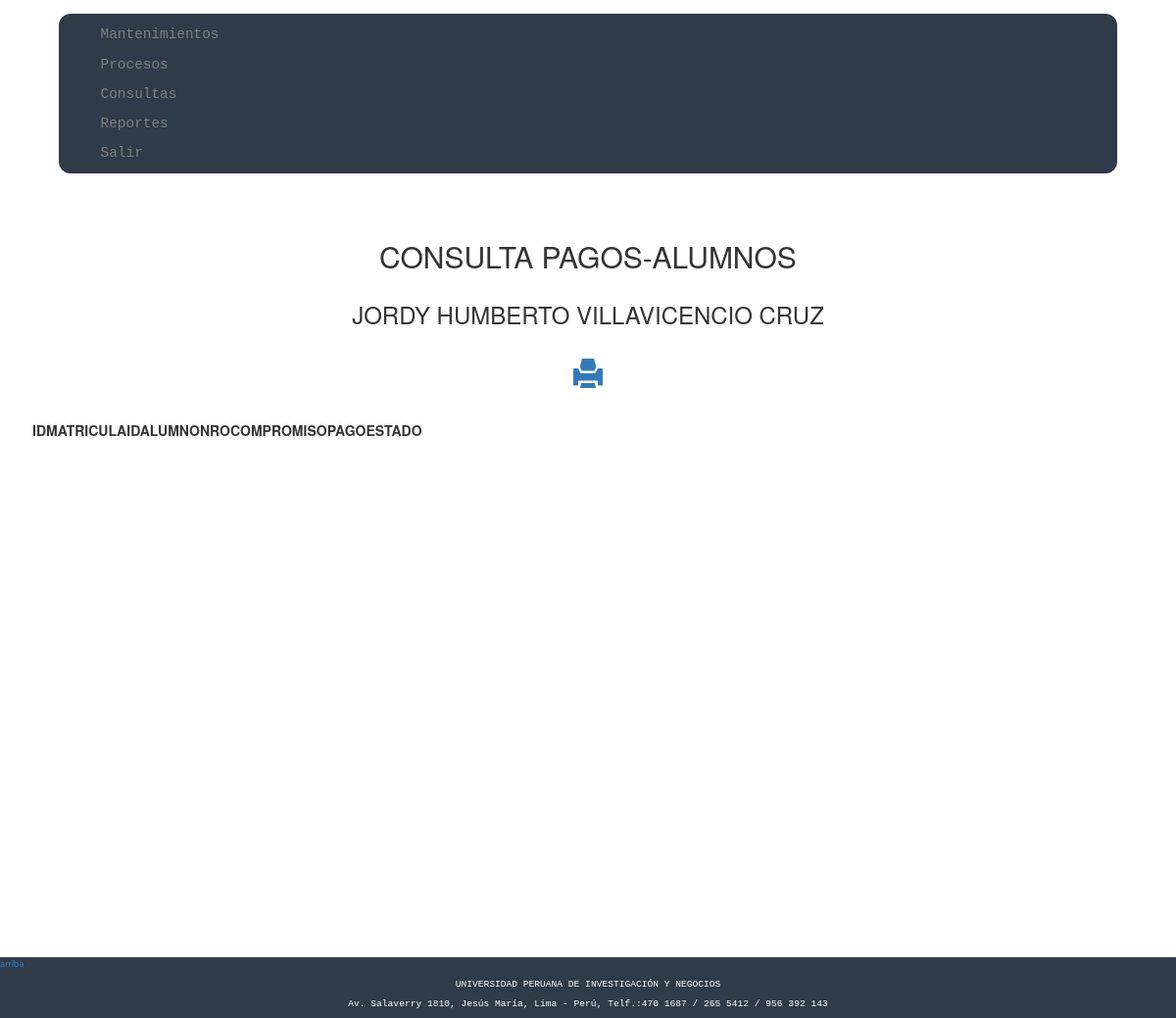
Before: /consultas/pagoalumnos/c_pgs_pagos.php?IDAlumno=2018010000 (signed in) with the older database file.
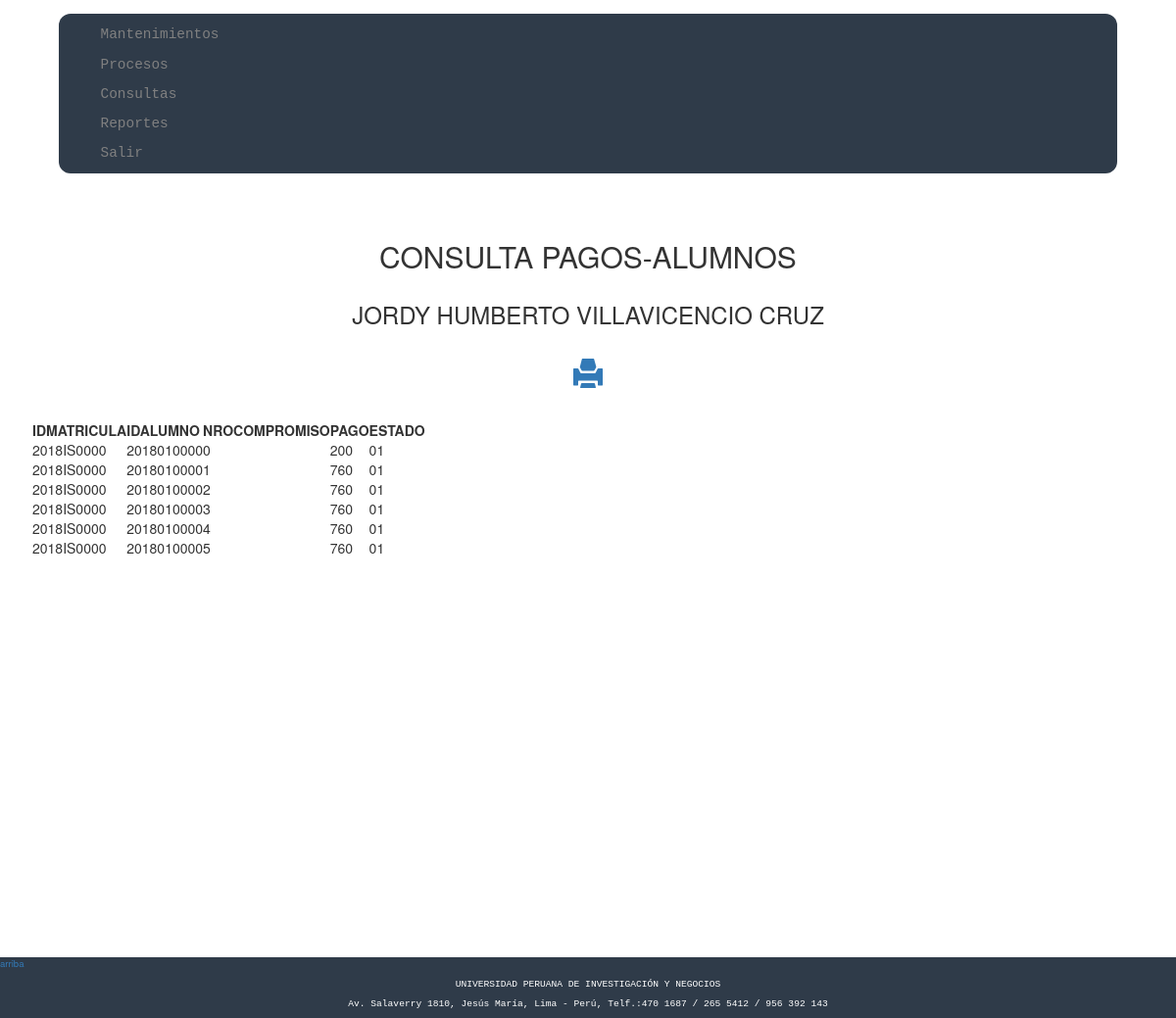
After: the same page with the newer database file.
### tables this page shows
CREATE TABLE `tbl_compromiso_pago` (
  `IDMatricula` varchar(10) DEFAULT NULL,
  `Nro_compromiso` int(11) DEFAULT NULL,
  `Pago_F` double DEFAULT NULL,
  `Descuento` double DEFAULT NULL,
  `Pago` double DEFAULT NULL,
  `Fecha` date DEFAULT NULL,
  `Estado` char(2) DEFAULT NULL
);

CREATE TABLE `tbl_matricula` (
  `IDMatricula` varchar(10) NOT NULL DEFAULT '',
  `IDSemestre` int(11) DEFAULT NULL,
  `IDAlumno` varchar(60) DEFAULT NULL,
  `Fecha_registro` datetime DEFAULT NULL,
  `Matricula` double NOT NULL,
  `Pension` double DEFAULT NULL,
  `Cant_creditos` int(5) DEFAULT NULL,
  `Estado` char(2) DEFAULT NULL
);

### consultas/pagoalumnos/c_pgs_pagos.php (the view, shortened to what this page needs)
<?php
require '../../conexion.php';
$id=$_GET['IDAlumno'];
$sql = "SELECT m.IDMatricula as matricula, m.IDAlumno as id, cp.Nro_compromiso as numero, cp.Pago as pago, cp.Estado as estado FROM tbl_compromiso_pago as cp INNER JOIN tbl_matricula as m ON cp.IDMatricula=m.IDMatricula WHERE m.IDAlumno='$id' ORDER BY m.IDAlumno";
$resultado=$mysqli->query($sql);
$sql1="SELECT * FROM tbl_alumno WHERE IDAlumno='$id'";
$resultado1=$mysqli->query($sql1);
$fila=$resultado1->fetch_array(MYSQLI_ASSOC);
$nombre=$fila['Nombres'].' '.$fila['Apellido_paterno'].' '.$fila['Apellido_materno'];
?>
<!DOCTYPE html>
<html lang="es">
<head>
    <link href="../../css/bootstrap.min.css" rel="stylesheet">
	<link href="../../css/bootstrap-theme.css" rel="stylesheet">
	<link href="../../css/jquery.dataTables.min.css" rel="stylesheet">
	<link rel="stylesheet" href="../../css/estilos.css">
</head>
<body>
	<div class="contenedor">
		<?php include '../../nav.php'?>
		<div class="container">
				<div class="row">
					<h2 style="text-align:center">CONSULTA PAGOS-ALUMNOS</h2>
				</div>
                <div class="row">
					<h3 style="text-align:center"><?php echo $nombre;?></h3>
				</div>
                <div class="row">
					<h2 style="text-align:center;"><a href="reporte.php?consulta=<?php echo $sql;?>&nombre=<?php echo $nombre?>"><span class="glyphicon glyphicon-print"></span></a></h2>
				</div>
				<br>
				<div class="row table-responsive">
				<table class="display" id="mitabla">
						<thead>
							<tr>
								<th>IDMATRICULA</th>
								<th>IDALUMNO</th>
								<th>NROCOMPROMISO</th>
								<th>PAGO</th>
                                <th>ESTADO</th>
							</tr>
						</thead>
						<tbody>
							<?php while($row = $resultado->fetch_array(MYSQLI_ASSOC)) { ?>
								<tr>
									<td><?php echo $row['matricula']; ?></td>
									<td><?php echo $row['id'];?></td>
									<td><?php echo $row['numero'];?></td>
                                    <td><?php echo $row['pago'];?></td>
									<td><?php echo $row['estado']; ?></td>
								</tr>
							<?php } ?>
						</tbody>
					</table>
				</div>
			</div>
		<footer>
			<div class="arriba"><a href="#header">arriba</a></div>
			<div class="p_footer">
				<p>UNIVERSIDAD PERUANA DE INVESTIGACIÓN Y NEGOCIOS</p>
				<p>Av. Salaverry 1810, Jesús María, Lima - Perú, Telf.:470 1687 / 265 5412 / 956 392 143</p>
			</div>
		</footer>
	</div>
</body>
</html>

Changed rows visible on the page:
added tbl_compromiso_pago: IDMatricula.IDMatricula "2018IS0000", IDMatricula.IDAlumno "2018010000", Nro_compromiso "0", Pago "200", Estado "01"
added tbl_compromiso_pago: IDMatricula.IDMatricula "2018IS0000", IDMatricula.IDAlumno "2018010000", Nro_compromiso "1", Pago "760", Estado "01"
added tbl_compromiso_pago: IDMatricula.IDMatricula "2018IS0000", IDMatricula.IDAlumno "2018010000", Nro_compromiso "2", Pago "760", Estado "01"
added tbl_compromiso_pago: IDMatricula.IDMatricula "2018IS0000", IDMatricula.IDAlumno "2018010000", Nro_compromiso "3", Pago "760", Estado "01"
added tbl_compromiso_pago: IDMatricula.IDMatricula "2018IS0000", IDMatricula.IDAlumno "2018010000", Nro_compromiso "4", Pago "760", Estado "01"
added tbl_compromiso_pago: IDMatricula.IDMatricula "2018IS0000", IDMatricula.IDAlumno "2018010000", Nro_compromiso "5", Pago "760", Estado "01"
